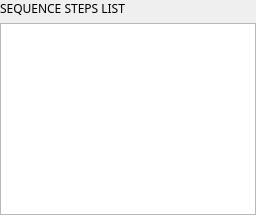
        <widget class="CDPBaseContainer" name="container_3">
         <layout class="QVBoxLayout" name="verticalLayout_7">
          <property name="leftMargin">
           <number>0</number>
          </property>
          <property name="topMargin">
           <number>0</number>
          </property>
          <property name="rightMargin">
           <number>0</number>
          </property>
          <property name="bottomMargin">
           <number>0</number>
          </property>
          <item>
           <widget class="CDPComWidget" name="stepFromUISelect">
            <property name="minimumSize">
             <size>
              <width>10</width>
              <height>10</height>
             </size>
            </property>
            <property name="font">
             <font>
              <family>Sans Serif</family>
             </font>
            </property>
            <property name="cdpRouting">
             <string>RecordNPlayUI.DBControl.CurrentStep.Value</string>
            </property>
            <property name="pushRoutables" stdset="0">
             <stringlist notr="true">
              <string>cdpRouting</string>
             </stringlist>
            </property>
            <layout class="QHBoxLayout" name="horizontalLayout_16">
             <property name="spacing">
              <number>9</number>
             </property>
             <property name="leftMargin">
              <number>0</number>
             </property>
             <property name="topMargin">
              <number>0</number>
             </property>
             <property name="rightMargin">
              <number>0</number>
             </property>
             <property name="bottomMargin">
              <number>0</number>
             </property>
             <item>
              <widget class="CDPComWidget" name="stepFromCDPSelect">
               <property name="cdpRouting">
                <string>RecordNPlayUI.RunStepControl.RunningRowIndex</string>
               </property>
               <property name="pushRoutables" stdset="0">
                <stringlist notr="true">
                 <string>cdpRouting</string>
                </stringlist>
               </property>
               <layout class="QHBoxLayout" name="horizontalLayout_17">
                <property name="spacing">
                 <number>9</number>
                </property>
                <property name="leftMargin">
                 <number>0</number>
                </property>
                <property name="topMargin">
                 <number>0</number>
                </property>
                <property name="rightMargin">
                 <number>0</number>
                </property>
                <property name="bottomMargin">
                 <number>0</number>
                </property>
                <item>
                 <widget class="CDPBaseLabel" name="label_17">
                  <property name="text">
                   <string>SEQUENCE STEPS LIST</string>
                  </property>
                  <property name="stylingType">
                   <enum>CDPBaseLabel::Title</enum>
                  </property>
                 </widget>
                </item>
               </layout>
              </widget>
             </item>
            </layout>
           </widget>
          </item>
          <item>
           <widget class="NodeTable" name="stepsTable">
            <property name="sizePolicy">
             <sizepolicy hsizetype="Expanding" vsizetype="Expanding">
              <horstretch>0</horstretch>
              <verstretch>0</verstretch>
             </sizepolicy>
            </property>
            <property name="font">
             <font>
              <family>Sans Serif</family>
             </font>
            </property>
            <property name="editTriggers">
             <set>QAbstractItemView::NoEditTriggers</set>
            </property>
            <property name="showDropIndicator" stdset="0">
             <bool>false</bool>
            </property>
            <property name="dragDropOverwriteMode">
             <bool>false</bool>
            </property>
            <property name="selectionMode">
             <enum>QAbstractItemView::SingleSelection</enum>
            </property>
            <property name="selectionBehavior">
             <enum>QAbstractItemView::SelectRows</enum>
            </property>
            <property name="modelFilter">
             <stringlist>
              <string>Sequencer.DataNode</string>
             </stringlist>
            </property>
            <property name="columnsToHide">
             <stringlist>
              <string>id</string>
             </stringlist>
            </property>
            <property name="columnsPrecision">
             <stringlist>
              <string>Duration=1</string>
              <string>Joint1Angle=3</string>
              <string>Joint2Angle=3</string>
              <string>Joint3Angle=3</string>
              <string>Joint4Angle=3</string>
              <string>Joint5Angle=3</string>
              <string>Joint6Angle=3</string>
             </stringlist>
            </property>
            <property name="columnsWidth">
             <stringlist>
              <string>Duration=120</string>
              <string>GripperClosed=140</string>
              <string>Joint1Angle=120</string>
              <string>Joint2Angle=120</string>
              <string>Joint3Angle=120</string>
              <string>Joint4Angle=120</string>
              <string>Joint5Angle=120</string>
              <string>Joint6Angle=120</string>
             </stringlist>
            </property>
            <property name="columns">
             <stringlist>
              <string>Joint1Angle</string>
              <string>Joint2Angle</string>
              <string>Joint3Angle</string>
              <string>Joint4Angle</string>
              <string>Joint5Angle</string>
              <string>Joint6Angle</string>
              <string>GripperClosed</string>
              <string>Duration</string>
              <string>id</string>
             </stringlist>
            </property>
            <property name="cdpTargetRouting">
             <string>RecordNPlayUI.DBControl.StepsList</string>
            </property>
            <property name="sendColumn">
             <string>id</string>
            </property>
           </widget>
          </item>
         </layout>
        </widget>
